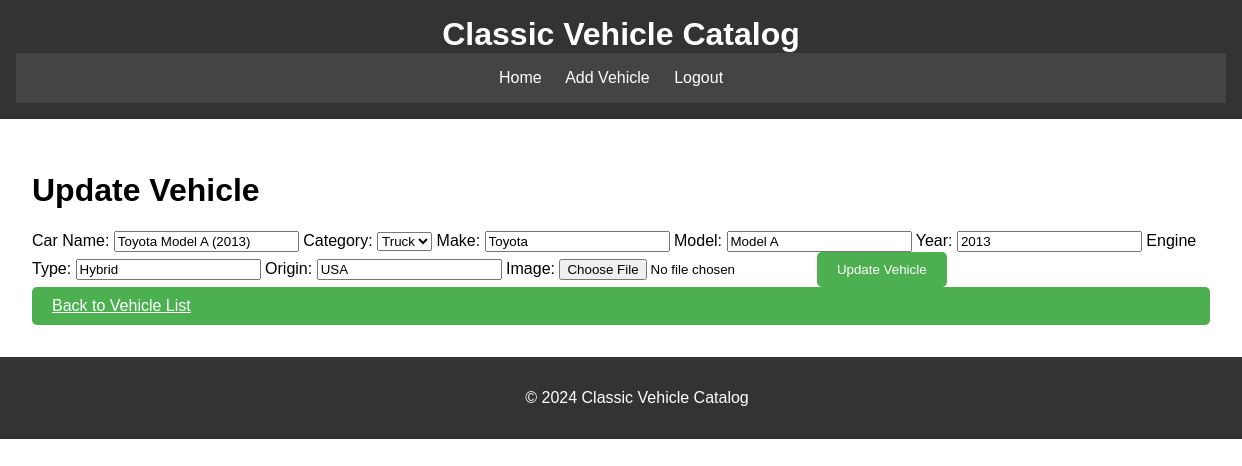
Screenshot of /update/6 (signed in) with the database file from the repository.
### tables this page shows
CREATE TABLE vehicles (
    id INTEGER PRIMARY KEY AUTOINCREMENT,
    car_name TEXT NOT NULL,
    category TEXT NOT NULL,
    make TEXT NOT NULL,
    model TEXT NOT NULL,
    year INTEGER NOT NULL,
    engine_type TEXT NOT NULL,
    origin TEXT NOT NULL,
    image_file_path TEXT
);

### app.py (the view, shortened to what this page needs)
@app.route('/update/<int:vehicle_id>', methods=['GET', 'POST'])
@login_required
def update_vehicle(vehicle_id):
    cursor = get_db().cursor()
    cursor.execute("SELECT * FROM vehicles WHERE id = ?", (vehicle_id,))
    vehicle = cursor.fetchone()
    if vehicle is None:
        flash('Vehicle not found!', 'danger')
        return redirect(url_for('index'))
    return render_template('update_vehicle.html', vehicle=vehicle)

### app.py (called while the page is built)
def get_db():
    if 'sqlite_db' not in g:
        g.sqlite_db = sqlite3.connect('vehicles.db')
        g.sqlite_db.row_factory = sqlite3.Row
    return g.sqlite_db

@login_manager.user_loader
def load_user(user_id):
    cursor = get_db().cursor()
    cursor.execute("SELECT * FROM users WHERE id = ?", (user_id,))
    user = cursor.fetchone()
    if user:
        return User(user[0], user[1], user[2])
    return None

### templates/update_vehicle.html (shortened to what this page needs)
{% extends "base.html" %}
{% block content %}
<h1>Update Vehicle</h1>
<form method="post" action="/update/{{ vehicle[0] }}" enctype="multipart/form-data">
    <label for="car_name">Car Name:</label>
    <input type="text" name="car_name" id="car_name" value="{{ vehicle[1] }}" required>
    <label for="category">Category:</label>
    <select name="category" id="category">
        <option value="Truck" {% if vehicle[2] == 'Truck' %}selected{% endif %}>Truck</option>
    </select>
    <label for="make">Make:</label>
    <input type="text" name="make" id="make" value="{{ vehicle[3] }}" required>
    <label for="model">Model:</label>
    <input type="text" name="model" id="model" value="{{ vehicle[4] }}" required>
    <label for="year">Year:</label>
    <input type="number" name="year" id="year" value="{{ vehicle[5] }}" required>
    <label for="engine_type">Engine Type:</label>
    <input type="text" name="engine_type" id="engine_type" value="{{ vehicle[6] }}" required>
    <label for="origin">Origin:</label>
    <input type="text" name="origin" id="origin" value="{{ vehicle[7] }}" required>
    <label for="image">Image:</label>
    <input type="file" name="image" id="image" accept="image/*">
    <button type="submit" class="button">Update Vehicle</button>
</form>
<a href="/" class="button">Back to Vehicle List</a>
{% endblock %}

### static/styles.css (style rules this page uses)
body { font-family: Arial, sans-serif; margin: 0; padding: 0; }
.button { background-color: #4CAF50; color: #fff; padding: 10px 20px; border: none; border-radius: 5px; cursor: pointer; }

### rows the page displays
vehicles: car_name "Toyota Model A (2013)", category "Truck", make "Toyota", model "Model A", year "2013", engine_type "Hybrid", origin "USA"
